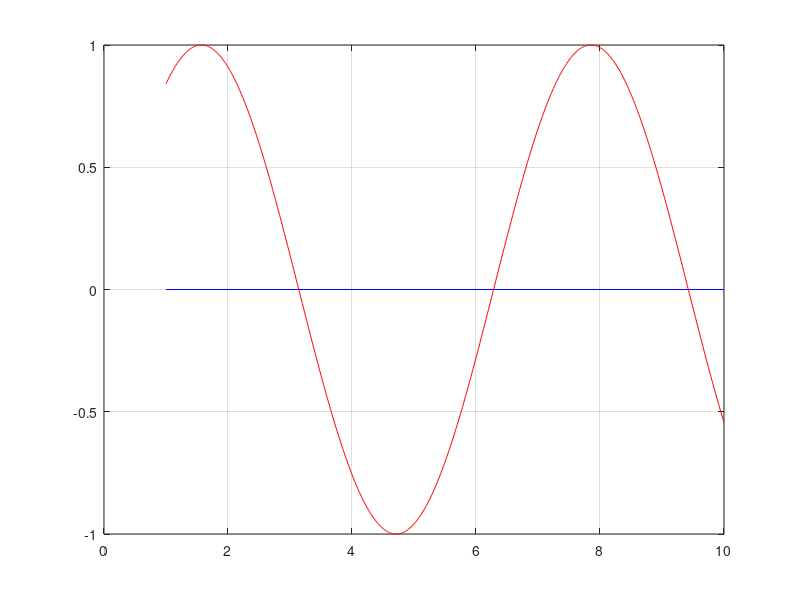

Source code (MATLAB): (Note: this script raises an error after producing the figure.)
clc
clear

a = 1;
b = 10;

x_sin = a : 0.01 : b;
y_sin = sin(x_sin);
for h = 1 : -0.1 : 0.0001
    clf;
    plot([a, b], [0, 0], 'b'); hold on; grid on;
    plot(x_sin, y_sin, 'r'); hold on; grid on;
    x = a : h : b;
    y = sin(x);
    %trapezoid_plot(y, x);
    %left_rectangles_plot(y, x);
    middle_rectangles_plot(y, x);
    pause;
end